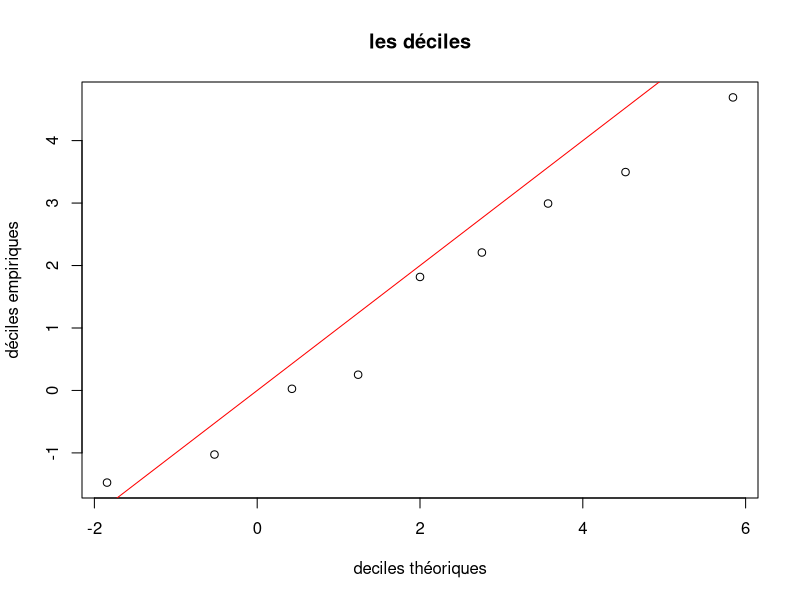
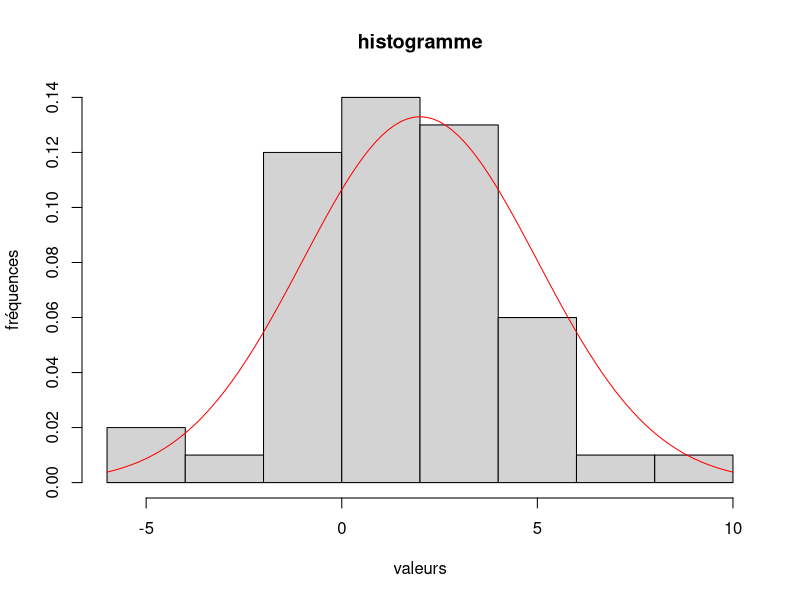
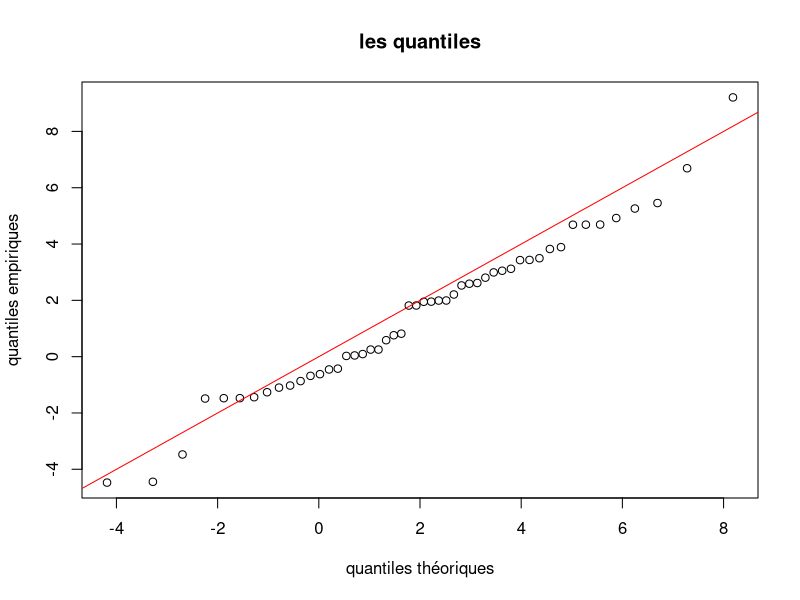
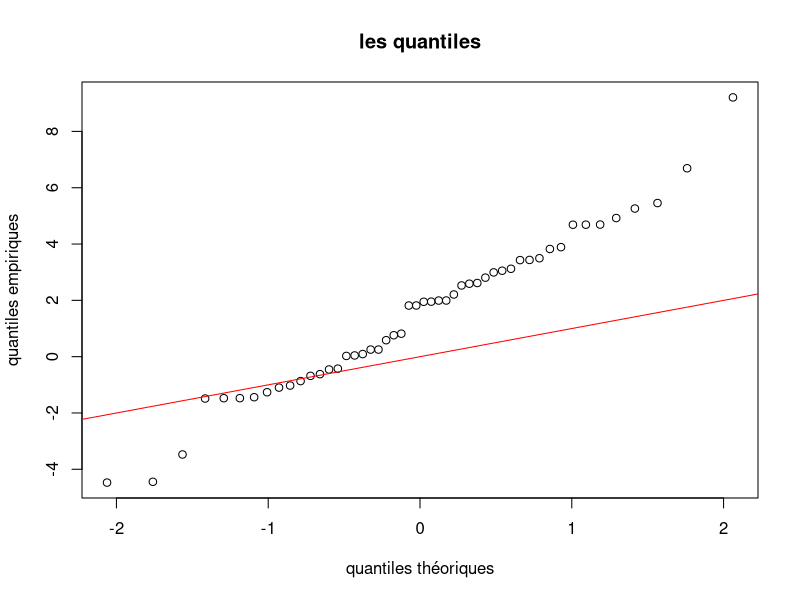

Write R code to recreate these figures, in order.
# Dans cette partie X est une variable al ́eatoire de loi N (2, 4).

# Exercice 1 : quantiles empiriques ou th ́eoriques
# Le quantile empirique d’ordre α d’un  ́echantillon de n tirages ind ́ependants x1, x2, ..., xn de X est la
# valeur pour laquelle, la proportion des xi qui se trouvent inf ́erieurs ou  ́egaux `a cette valeur, vaut α. Le
# quantile th ́eorique d’ordre α appel ́e quantile (et calcul ́e par la fonction de quantile qnorm()) est la valeur
# telle que la probabilit ́e que X soit inf ́erieur ou  ́egal `a cette valeur, vaille α

# 1. Simuler un  ́echantillon de taille n = 50 de X et l’affecter `a x.

mu <- 2
sigma <- 3
n <- 50

x <- rnorm(n, mu, sigma)

# 2. Calculer les quantiles empiriques d’ordre 10%, 20%, ..., 90% de x (appel ́es aussi les d ́eciles empiriques
# car ils permettent de couper l’ ́echantillon en dix) `a l’aide de la fonction quantile() et en utilisant
# l’option type=1.

demp <- quantile(x, probs = seq(0.1, 0.9, 0.1), type = 1)

# 3. Calculer les quantiles th ́eoriques d’ordre 10%, 20%, ..., 90% de X `a l’aide de la fonction qnorm()

dtheo <- qnorm(seq(0.1, 0.9, 0.1), mu, sigma)

# 4. Faire un graphe des 9 points d’abscisses les d ́eciles et d’ordonn ́ees les d ́eciles empiriques. Ajouter
# la droite y = x. Commentaire

plot(dtheo, demp, main = "les déciles", xlab = "deciles théoriques", ylab = "déciles empiriques")
abline(0, 1, col = "red")

# 5. Faire un histogramme des observations tir ́ees et y superposer la densit ́e de la loi N (2, 4). Commen-
# taire.

hist(x, main = "histogramme", xlab = "valeurs", ylab = "fréquences", freq = FALSE)
curve(dnorm(x, mu, sigma), col = "red", add = TRUE)

# 6. Calculer les quantiles empiriques d’ordre 1/(n + 1), 2/(n + 1), ...., n/(n + 1) de x. Les comparer aux
# valeurs ordonn ́ees de l’ ́echantillon que l’on obtiendra avec la commande sort(x).

emp <- quantile(x, probs = seq(1 / (n + 1), n / (n + 1), 1 / (n + 1)), type = 1)
sort(x)

# 7. Calculer les quantiles th ́eoriques d’ordre 1/(n + 1), 2/(n + 1), ...., n/(n + 1) de X et tracer les points
# d’abscisses quantiles th ́eoriques et ordonn ́ees quantiles empiriques. Y ajouter la droite y = x.

theo <- qnorm(seq(1 / (n + 1), n / (n + 1), 1 / (n + 1)), mu, sigma)
plot(theo, emp, main = "les quantiles", xlab = "quantiles théoriques", ylab = "quantiles empiriques")
abline(0, 1, col = "red")

# 8. Reprendre les quantiles th ́eoriques d’ordre 1/(n + 1), 2/(n + 1), ...., n/(n + 1) de la variable normale
# centr ́ee r ́eduite U , calcul ́es dans la question 4 du premier exercice 1. Faire un plot() des valeurs
# ordonn ́ees de l’ ́echantillon selon les quantiles th ́eoriques d’ordre 1/(n + 1), 2/(n + 1), ...., n/(n + 1)
# de la variable normale centr ́ee r ́eduite U . Y ajouter la droite d’ ́equation y = σx + μ pour μ = 2 et
# σ = 2. Cette droite s’appelle droite de Henry et permet d’appr ́ecier la normalit ́e d’un  ́echantillon
# x1, ..., xn. Plus les points sont proches de la droite plus l’hypoth`ese de normalit ́e faite sur la variable
# qui a g ́en ́er ́e ces observations est correcte.

qtheoc <- qnorm(seq(1 / (n + 1), n / (n + 1), 1 / (n + 1)), 0, 1)
plot(qtheoc, sort(x), main = "les quantiles", xlab = "quantiles théoriques", ylab = "quantiles empiriques")
abline(0, 1, col = "red")
